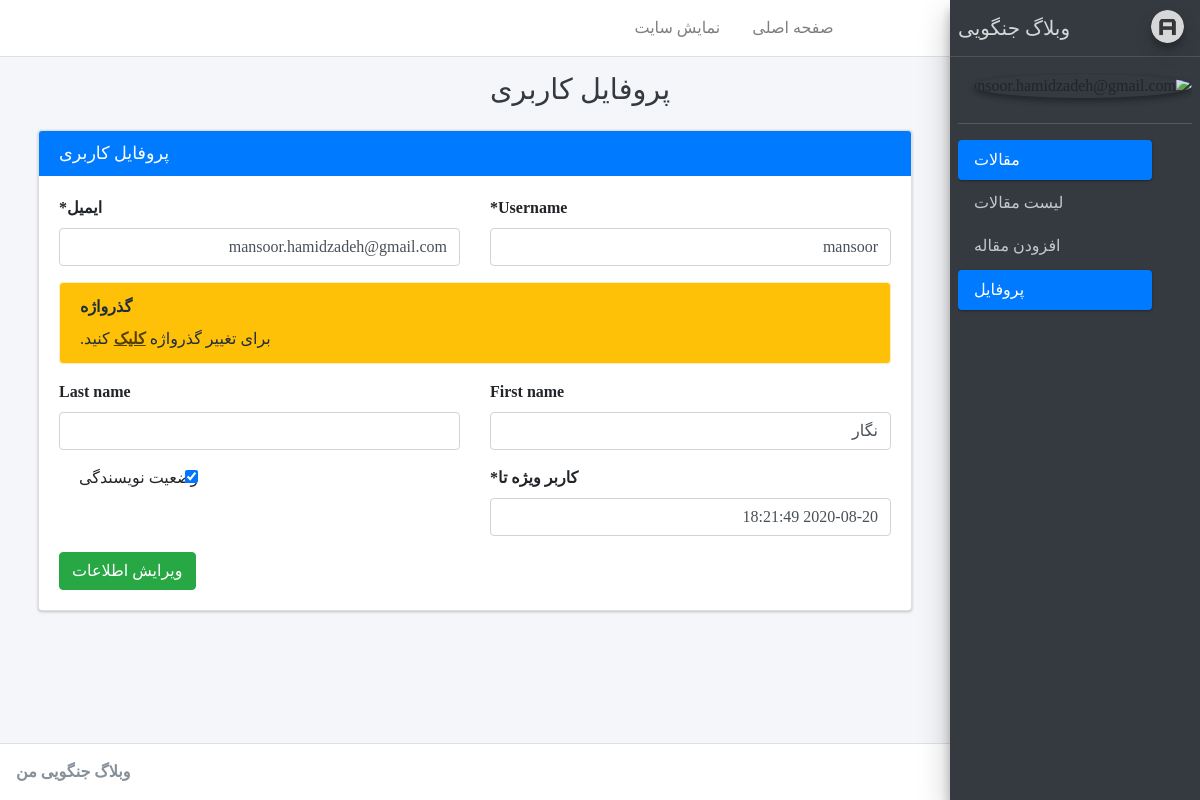
The app's page /account/profile/ (signed in) with its own data.
### account/models.py (models this page shows)
class User(AbstractUser):
	email = models.EmailField(unique=True, verbose_name='ایمیل')
	is_author = models.BooleanField(default=False, verbose_name="وضعیت نویسندگی")
	special_user = models.DateTimeField(default=timezone.now, verbose_name="کاربر ویژه تا")
	def is_special_user(self):
		if self.special_user > timezone.now():
			return True
		else:
			return False
	is_special_user.boolean = True
	is_special_user.short_description = "وضعیت کاربر ویژه"

### account/views.py (the view)
# urls.py: path('profile/', Profile.as_view(), name="profile"),
class Profile(LoginRequiredMixin ,UpdateView):
	model = User
	template_name = "registration/profile.html"
	form_class = ProfileForm
	success_url = reverse_lazy("account:profile")
	def get_object(self):
		return User.objects.get(pk = self.request.user.pk)
	def get_form_kwargs(self):
		kwargs = super(Profile, self).get_form_kwargs()
		kwargs.update({
			'user': self.request.user
		})
		return kwargs

### account/forms.py
class ProfileForm(forms.ModelForm):
	def __init__(self, *args, **kwargs):
		user = kwargs.pop('user')
		super(ProfileForm, self).__init__(*args, **kwargs)
		self.fields['username'].help_text = None
		if not user.is_superuser:
			self.fields['username'].disabled = True
			self.fields['email'].disabled = True
			self.fields['special_user'].disabled = True
			self.fields['is_author'].disabled = True
	class Meta:
		model = User
		fields = ['username', 'email', 'first_name', 'last_name',
					'special_user', 'is_author']

### blog/templatetags/base_tags.py (called while the page is built)
@register.inclusion_tag("registration/partials/link.html")
def link(request, link_name, content, classes):
	return {
		"request": request,
		"link_name": link_name,
		"link": "account:{}".format(link_name),
		"content": content,
		"classes": classes,
	}

### templates/registration/profile.html
{% extends 'registration/base.html' %}
{% load crispy_forms_tags %}
{% block title %}{% block title-meta %}
	پروفایل کاربری
{% endblock %}{% endblock %}
{% block main %}
<div class="col-md-12">
  <div class="card card-primary">
    <div class="card-header">
      <h3 class="card-title mb-0 float-left">پروفایل کاربری</h3>
    </div>
		<div class="card-body">
			<form method="post" enctype="multipart/form-data">{% csrf_token %}
		    <div class="row">
		      <div class="col-6">
		        {{ form.username|as_crispy_field }}
		      </div>
		      <div class="col-6">
		        {{ form.email|as_crispy_field }}
		      </div>
		      <div class="container">
		      	<div class="alert alert-warning">
			      	<label>گذرواژه</label>
			      	<p class="mb-0">برای تغییر گذرواژه <a class="alert-link" href="{% url 'password_change' %}">کلیک</a> کنید.</p>
		        </div>
		      </div>
		      <div class="col-6">
		        {{ form.first_name|as_crispy_field }}
		      </div>
		      <div class="col-6">
		        {{ form.last_name|as_crispy_field }}
		      </div>
		      <div class="col-6">
		        {{ form.special_user|as_crispy_field }}
		      </div>
		      <div class="col-6">
		        {{ form.is_author|as_crispy_field }}
		      </div>
		    </div>
				<button class="btn btn-success">ویرایش اطلاعات</button>
			</form>
		</div>
</div>
{% endblock %}

### static/registration/adminlte/assets/css/custom.css (style rules this page uses)
body { font-family: Sahel !important; }
* { direction: rtl !important; }

### records on screen
User: username "mansoor", email "mansoor.hamidzadeh@gmail.com", first_name "نگار", special_user "2020-08-20 18:21:49", is_author "☑"

### other values on screen
{{ content }} "لیست مقالات افزودن مقاله پروفایل"
